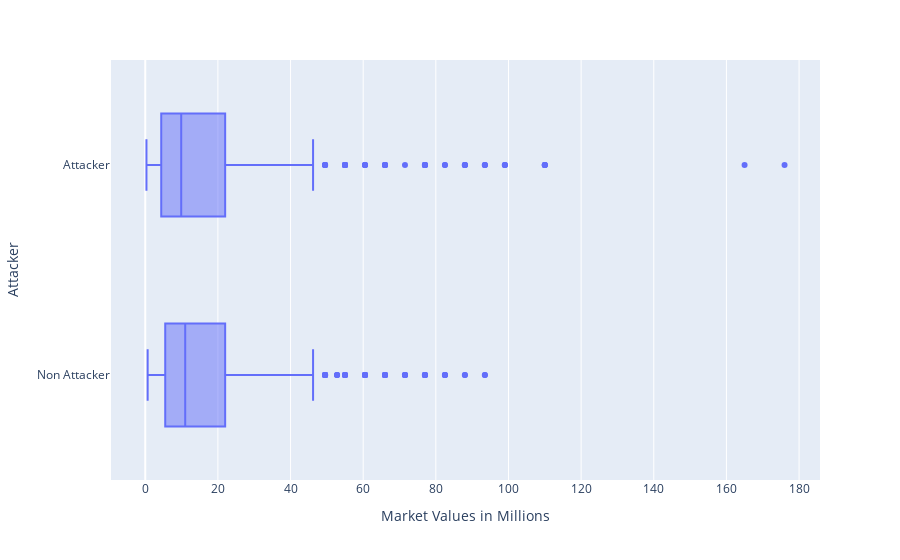

This figure's notebook cell:
### Markdown cell above
### Shape of Market Value by Attacking Status

### Code cell
#box plot
px.box(market_values_df, x = 'Market Values in Millions', y = 'Attacker')

### Figure 1 — Plotly figure (JSON) as saved in the notebook; plotly's stock layout.template omitted (floating-point values rounded to 4 significant figures; data arrays with more than 128 entries replaced by an {"elided": "..."} marker saying what was removed)
{"data": [{"alignmentgroup": "True", "hovertemplate": "Market Values in Millions=%{x}<br>Attacker=%{y}<extra></extra>", "legendgroup": "", "marker": {"color": "#636efa"}, "name": "", "notched": false, "offsetgroup": "", "orientation": "h", "showlegend": false, "type": "box", "x": {"elided": "1494 float values"}, "x0": " ", "xaxis": "x", "y": {"elided": "1494 str values"}, "y0": " ", "yaxis": "y"}], "layout": {"boxmode": "group", "legend": {"tracegroupgap": 0}, "margin": {"t": 60}, "xaxis": {"anchor": "y", "domain": [0, 1], "title": {"text": "Market Values in Millions"}}, "yaxis": {"anchor": "x", "domain": [0, 1], "title": {"text": "Attacker"}}}}
